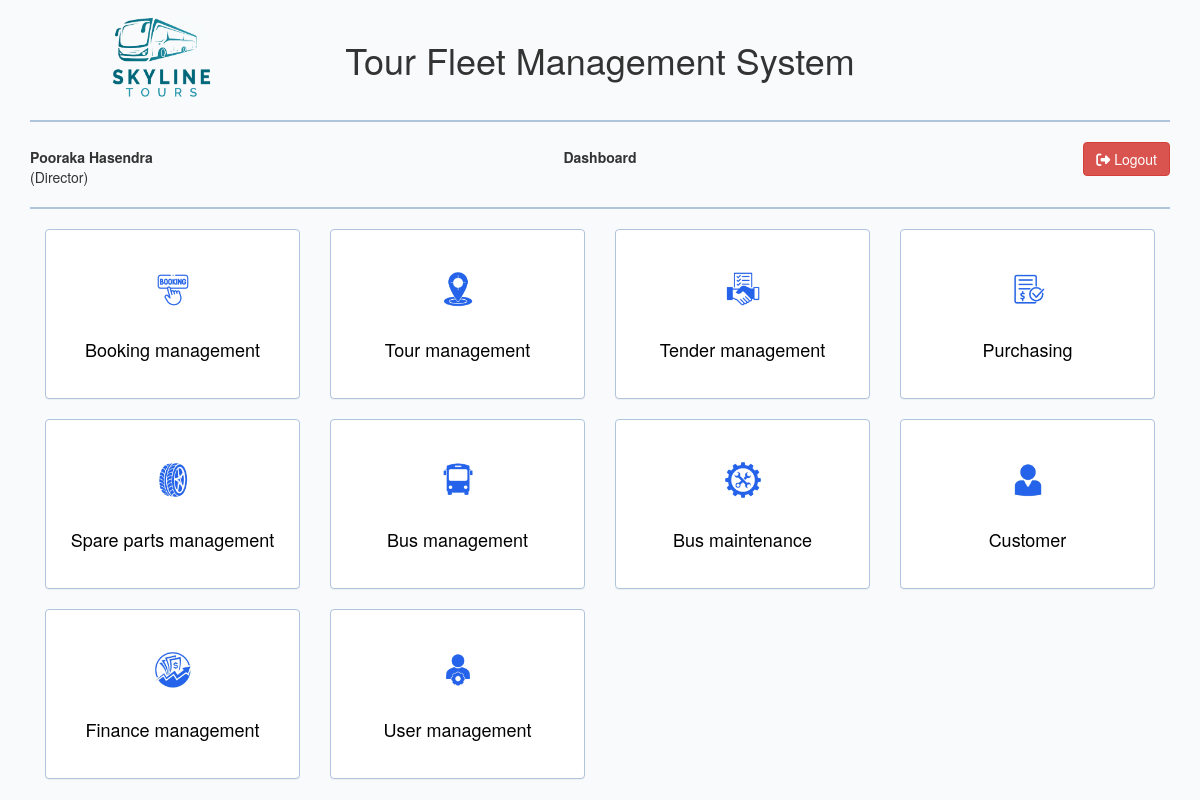
The app's page /view/dashboard.php (signed in) with its own data.
### tables this page shows
CREATE TABLE `module` (
  `module_id` int(10) NOT NULL,
  `module_name` varchar(30) NOT NULL,
  `module_icon` varchar(50) NOT NULL,
  `module_url` text NOT NULL,
  `module_status` int(10) NOT NULL DEFAULT 1,
  `module_order` int(10) DEFAULT NULL
);

### model/module_model.php (called while the page is built, shortened)
<?php
class Module{
    function getAllModules($role_id){
        $con = $GLOBALS["con"];
        $sql = "SELECT m.module_id, m.module_name, m.module_icon, m.module_url, m.module_status "
            . "FROM module m, role_module r WHERE m.module_id = r.module_id AND r.role_id= ?";
        $stmt = $con->prepare($sql);
        $stmt->bind_param("i", $role_id);
        $stmt->execute();
        $result = $stmt->get_result();
        return $result;
    }
}

### view/dashboard.php (the view, shortened to what this page needs)
<?php
include_once '../model/module_model.php';
$userSession=$_SESSION["user"];
$moduleObj = new Module();
$moduleResult = $moduleObj->getAllModules($userSession['user_role']);
?>
<html lang="en">
<head>
    <?php include_once "../includes/bootstrap_css_includes.php"?>
</head>
<body>
    <div class="container">
        <?php include_once "../includes/header_row_includes.php";?>
        <?php while($moduleRow=$moduleResult->fetch_assoc()){
            ?>
            <div class="col-xl-3 col-lg-3 col-md-3 col-sm-6 col-12">
                <a href="<?php echo $moduleRow["module_url"]?>" style="text-decoration:none;color:black">
                    <div class="panel module" style="height:170px;background-color:#ffffff;border:1px solid lightsteelblue">
                        <h1 align="center">
                            <img src="../images/moduleimages/<?php echo $moduleRow["module_icon"]?>" style="height:80px">
                        </h1>
                        <h4 align="center">
                        <?php echo $moduleRow["module_name"];?>
                        </h4>
                    </div>
                </a>
            </div>
            <?php
        }
        ?>
    </div>
</body>
</html>

### css/custom.css (style rules this page uses)
body { background-color: #F9FAFB; }

### records on screen
module: module_icon (picture), module_name "Booking management"
module: module_icon (picture), module_name "Tour management"
module: module_icon (picture), module_name "Tender management"
module: module_icon (picture), module_name "Purchasing"
module: module_icon (picture), module_name "Spare parts management"
module: module_icon (picture), module_name "Bus management"
module: module_icon (picture), module_name "Bus maintenance"
module: module_icon (picture), module_name "Customer"
module: module_icon (picture), module_name "Finance management"
module: module_icon (placeholder picture), module_name "User management"

### other values on screen
$userSession["user_fname"]." ".$userSession["user_lname"] "Pooraka Hasendra"
$userSession["role_name"] "Director"
$pageName "Dashboard"
